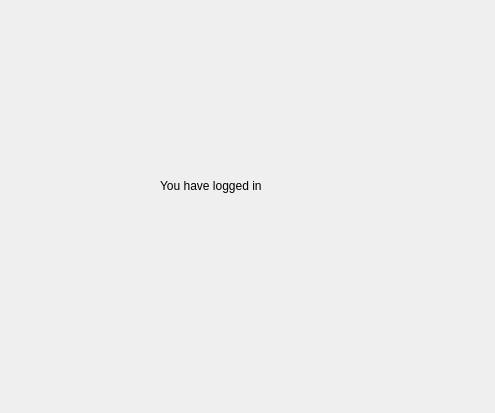
<?xml version="1.0" encoding="UTF-8"?>
<ui version="4.0">
 <class>Mainpage</class>
 <widget class="QDialog" name="Mainpage">
  <property name="geometry">
   <rect>
    <x>0</x>
    <y>0</y>
    <width>495</width>
    <height>413</height>
   </rect>
  </property>
  <property name="windowTitle">
   <string>Dialog</string>
  </property>
  <widget class="QLabel" name="label">
   <property name="geometry">
    <rect>
     <x>160</x>
     <y>120</y>
     <width>171</width>
     <height>131</height>
    </rect>
   </property>
   <property name="text">
    <string>You have logged in</string>
   </property>
  </widget>
 </widget>
 <resources/>
 <connections/>
</ui>
